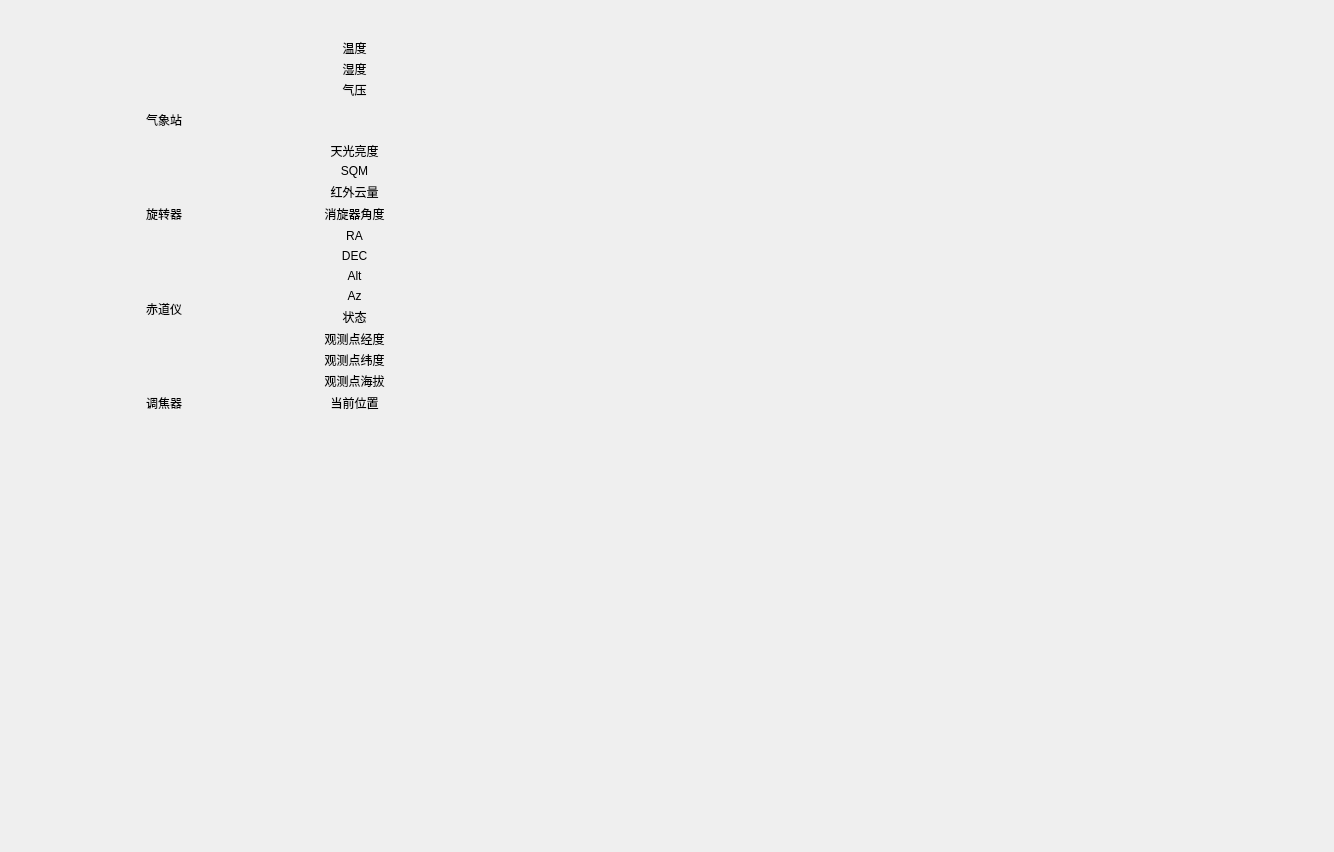
<?xml version="1.0" encoding="UTF-8"?>
<ui version="4.0">
 <class>Form</class>
 <widget class="QWidget" name="Form">
  <property name="geometry">
   <rect>
    <x>0</x>
    <y>0</y>
    <width>1334</width>
    <height>852</height>
   </rect>
  </property>
  <property name="windowTitle">
   <string>Form</string>
  </property>
  <widget class="QWidget" name="verticalLayoutWidget">
   <property name="geometry">
    <rect>
     <x>40</x>
     <y>40</y>
     <width>501</width>
     <height>372</height>
    </rect>
   </property>
   <layout class="QVBoxLayout" name="verticalLayout">
    <item>
     <layout class="QGridLayout" name="gridLayout">
      <item row="0" column="0">
       <widget class="QLabel" name="label">
        <property name="text">
         <string>气象站</string>
        </property>
        <property name="alignment">
         <set>Qt::AlignCenter</set>
        </property>
       </widget>
      </item>
      <item row="1" column="0">
       <widget class="QLabel" name="label_11">
        <property name="text">
         <string>旋转器</string>
        </property>
        <property name="alignment">
         <set>Qt::AlignCenter</set>
        </property>
       </widget>
      </item>
      <item row="2" column="0">
       <widget class="QLabel" name="label_14">
        <property name="text">
         <string>赤道仪</string>
        </property>
        <property name="alignment">
         <set>Qt::AlignCenter</set>
        </property>
       </widget>
      </item>
      <item row="2" column="1">
       <layout class="QGridLayout" name="gridLayout_5">
        <item row="1" column="1">
         <widget class="QLabel" name="dec_lab">
          <property name="text">
           <string/>
          </property>
          <property name="alignment">
           <set>Qt::AlignCenter</set>
          </property>
         </widget>
        </item>
        <item row="3" column="0">
         <widget class="QLabel" name="label_20">
          <property name="text">
           <string>Az</string>
          </property>
          <property name="alignment">
           <set>Qt::AlignCenter</set>
          </property>
         </widget>
        </item>
        <item row="5" column="0">
         <widget class="QLabel" name="label_16">
          <property name="text">
           <string>观测点经度</string>
          </property>
          <property name="alignment">
           <set>Qt::AlignCenter</set>
          </property>
         </widget>
        </item>
        <item row="4" column="1">
         <widget class="QLabel" name="state_lab">
          <property name="text">
           <string/>
          </property>
          <property name="alignment">
           <set>Qt::AlignCenter</set>
          </property>
         </widget>
        </item>
        <item row="1" column="0">
         <widget class="QLabel" name="label_17">
          <property name="text">
           <string>DEC</string>
          </property>
          <property name="alignment">
           <set>Qt::AlignCenter</set>
          </property>
         </widget>
        </item>
        <item row="6" column="0">
         <widget class="QLabel" name="label_18">
          <property name="text">
           <string>观测点纬度</string>
          </property>
          <property name="alignment">
           <set>Qt::AlignCenter</set>
          </property>
         </widget>
        </item>
        <item row="2" column="1">
         <widget class="QLabel" name="alt_lab">
          <property name="text">
           <string/>
          </property>
          <property name="alignment">
           <set>Qt::AlignCenter</set>
          </property>
         </widget>
        </item>
        <item row="3" column="1">
         <widget class="QLabel" name="az_lab">
          <property name="text">
           <string/>
          </property>
          <property name="alignment">
           <set>Qt::AlignCenter</set>
          </property>
         </widget>
        </item>
        <item row="2" column="0">
         <widget class="QLabel" name="label_19">
          <property name="text">
           <string>Alt</string>
          </property>
          <property name="alignment">
           <set>Qt::AlignCenter</set>
          </property>
         </widget>
        </item>
        <item row="4" column="0">
         <widget class="QLabel" name="label_23">
          <property name="text">
           <string>状态</string>
          </property>
          <property name="alignment">
           <set>Qt::AlignCenter</set>
          </property>
         </widget>
        </item>
        <item row="0" column="1">
         <widget class="QLabel" name="ra_lab">
          <property name="text">
           <string/>
          </property>
          <property name="alignment">
           <set>Qt::AlignCenter</set>
          </property>
         </widget>
        </item>
        <item row="0" column="0">
         <widget class="QLabel" name="label_15">
          <property name="text">
           <string>RA</string>
          </property>
          <property name="alignment">
           <set>Qt::AlignCenter</set>
          </property>
         </widget>
        </item>
        <item row="7" column="0">
         <widget class="QLabel" name="label_21">
          <property name="text">
           <string>观测点海拔</string>
          </property>
          <property name="alignment">
           <set>Qt::AlignCenter</set>
          </property>
         </widget>
        </item>
        <item row="5" column="1">
         <widget class="QLabel" name="state_lab_2">
          <property name="text">
           <string/>
          </property>
          <property name="alignment">
           <set>Qt::AlignCenter</set>
          </property>
         </widget>
        </item>
        <item row="6" column="1">
         <widget class="QLabel" name="state_lab_3">
          <property name="text">
           <string/>
          </property>
          <property name="alignment">
           <set>Qt::AlignCenter</set>
          </property>
         </widget>
        </item>
        <item row="7" column="1">
         <widget class="QLabel" name="state_lab_4">
          <property name="text">
           <string/>
          </property>
          <property name="alignment">
           <set>Qt::AlignCenter</set>
          </property>
         </widget>
        </item>
       </layout>
      </item>
      <item row="0" column="1">
       <layout class="QGridLayout" name="gridLayout_3">
        <item row="7" column="0">
         <widget class="QLabel" name="label_9">
          <property name="text">
           <string>SQM</string>
          </property>
          <property name="alignment">
           <set>Qt::AlignCenter</set>
          </property>
         </widget>
        </item>
        <item row="1" column="0">
         <widget class="QLabel" name="label_3">
          <property name="text">
           <string>湿度</string>
          </property>
          <property name="alignment">
           <set>Qt::AlignCenter</set>
          </property>
         </widget>
        </item>
        <item row="3" column="0">
         <widget class="QLabel" name="temperature_label">
          <property name="text">
           <string>温度:</string>
          </property>
          <property name="alignment">
           <set>Qt::AlignCenter</set>
          </property>
         </widget>
         <widget class="QLabel" name="temperature_value">
          <property name="text">
           <string>0</string>
          </property>
          <property name="alignment">
           <set>Qt::AlignCenter</set>
          </property>
         </widget>
        </item>
        <item row="8" column="0">
         <widget class="QLabel" name="label_10">
          <property name="text">
           <string>红外云量</string>
          </property>
          <property name="alignment">
           <set>Qt::AlignCenter</set>
          </property>
         </widget>
        </item>
        <item row="2" column="0">
         <widget class="QLabel" name="label_4">
          <property name="text">
           <string>气压</string>
          </property>
          <property name="alignment">
           <set>Qt::AlignCenter</set>
          </property>
         </widget>
        </item>
        <item row="0" column="0">
         <widget class="QLabel" name="label_2">
          <property name="text">
           <string>温度</string>
          </property>
          <property name="alignment">
           <set>Qt::AlignCenter</set>
          </property>
         </widget>
        </item>
        <item row="0" column="1">
         <widget class="QLabel" name="temp_lab">
          <property name="text">
           <string/>
          </property>
          <property name="alignment">
           <set>Qt::AlignCenter</set>
          </property>
         </widget>
        </item>
        <item row="5" column="0">
         <widget class="QLabel" name="windspeed_label">
          <property name="text">
           <string>风速:</string>
          </property>
          <property name="alignment">
           <set>Qt::AlignCenter</set>
          </property>
         </widget>
         <widget class="QLabel" name="windspeed_value">
          <property name="text">
           <string>0</string>
          </property>
          <property name="alignment">
           <set>Qt::AlignCenter</set>
          </property>
         </widget>
        </item>
        <item row="4" column="0">
         <widget class="QLabel" name="humidity_label">
          <property name="text">
           <string>湿度:</string>
          </property>
          <property name="alignment">
           <set>Qt::AlignCenter</set>
          </property>
         </widget>
         <widget class="QLabel" name="humidity_value">
          <property name="text">
           <string>0</string>
          </property>
          <property name="alignment">
           <set>Qt::AlignCenter</set>
          </property>
         </widget>
        </item>
        <item row="6" column="0">
         <widget class="QLabel" name="label_8">
          <property name="text">
           <string>天光亮度</string>
          </property>
          <property name="alignment">
           <set>Qt::AlignCenter</set>
          </property>
         </widget>
        </item>
        <item row="1" column="1">
         <widget class="QLabel" name="hum_lab">
          <property name="text">
           <string/>
          </property>
          <property name="alignment">
           <set>Qt::AlignCenter</set>
          </property>
         </widget>
        </item>
        <item row="2" column="1">
         <widget class="QLabel" name="pre_lab">
          <property name="text">
           <string/>
          </property>
          <property name="alignment">
           <set>Qt::AlignCenter</set>
          </property>
         </widget>
        </item>
        <item row="3" column="1">
         <widget class="QLabel" name="winddir_lab">
          <property name="text">
           <string/>
          </property>
          <property name="alignment">
           <set>Qt::AlignCenter</set>
          </property>
         </widget>
        </item>
        <item row="4" column="1">
         <widget class="QLabel" name="rain_lab">
          <property name="text">
           <string/>
          </property>
          <property name="alignment">
           <set>Qt::AlignCenter</set>
          </property>
         </widget>
        </item>
        <item row="6" column="1">
         <widget class="QLabel" name="skylight_lab">
          <property name="text">
           <string/>
          </property>
          <property name="alignment">
           <set>Qt::AlignCenter</set>
          </property>
         </widget>
        </item>
        <item row="7" column="1">
         <widget class="QLabel" name="SQM_lab">
          <property name="text">
           <string/>
          </property>
          <property name="alignment">
           <set>Qt::AlignCenter</set>
          </property>
         </widget>
        </item>
        <item row="8" column="1">
         <widget class="QLabel" name="cloud_lab">
          <property name="text">
           <string/>
          </property>
          <property name="alignment">
           <set>Qt::AlignCenter</set>
          </property>
         </widget>
        </item>
       </layout>
      </item>
      <item row="1" column="1">
       <layout class="QGridLayout" name="gridLayout_4">
        <item row="0" column="1">
         <widget class="QLabel" name="label_13">
          <property name="text">
           <string/>
          </property>
          <property name="alignment">
           <set>Qt::AlignCenter</set>
          </property>
         </widget>
        </item>
        <item row="0" column="0">
         <widget class="QLabel" name="label_12">
          <property name="text">
           <string>消旋器角度</string>
          </property>
          <property name="alignment">
           <set>Qt::AlignCenter</set>
          </property>
         </widget>
        </item>
       </layout>
      </item>
      <item row="3" column="0">
       <widget class="QLabel" name="label_22">
        <property name="text">
         <string>调焦器</string>
        </property>
        <property name="alignment">
         <set>Qt::AlignCenter</set>
        </property>
       </widget>
      </item>
      <item row="3" column="1">
       <layout class="QGridLayout" name="gridLayout_6">
        <item row="0" column="0">
         <widget class="QLabel" name="label_24">
          <property name="text">
           <string>当前位置</string>
          </property>
          <property name="alignment">
           <set>Qt::AlignCenter</set>
          </property>
         </widget>
        </item>
        <item row="0" column="1">
         <widget class="QLabel" name="label_25">
          <property name="text">
           <string/>
          </property>
          <property name="alignment">
           <set>Qt::AlignCenter</set>
          </property>
         </widget>
        </item>
       </layout>
      </item>
     </layout>
    </item>
   </layout>
  </widget>
 </widget>
 <resources/>
 <connections/>
</ui>
